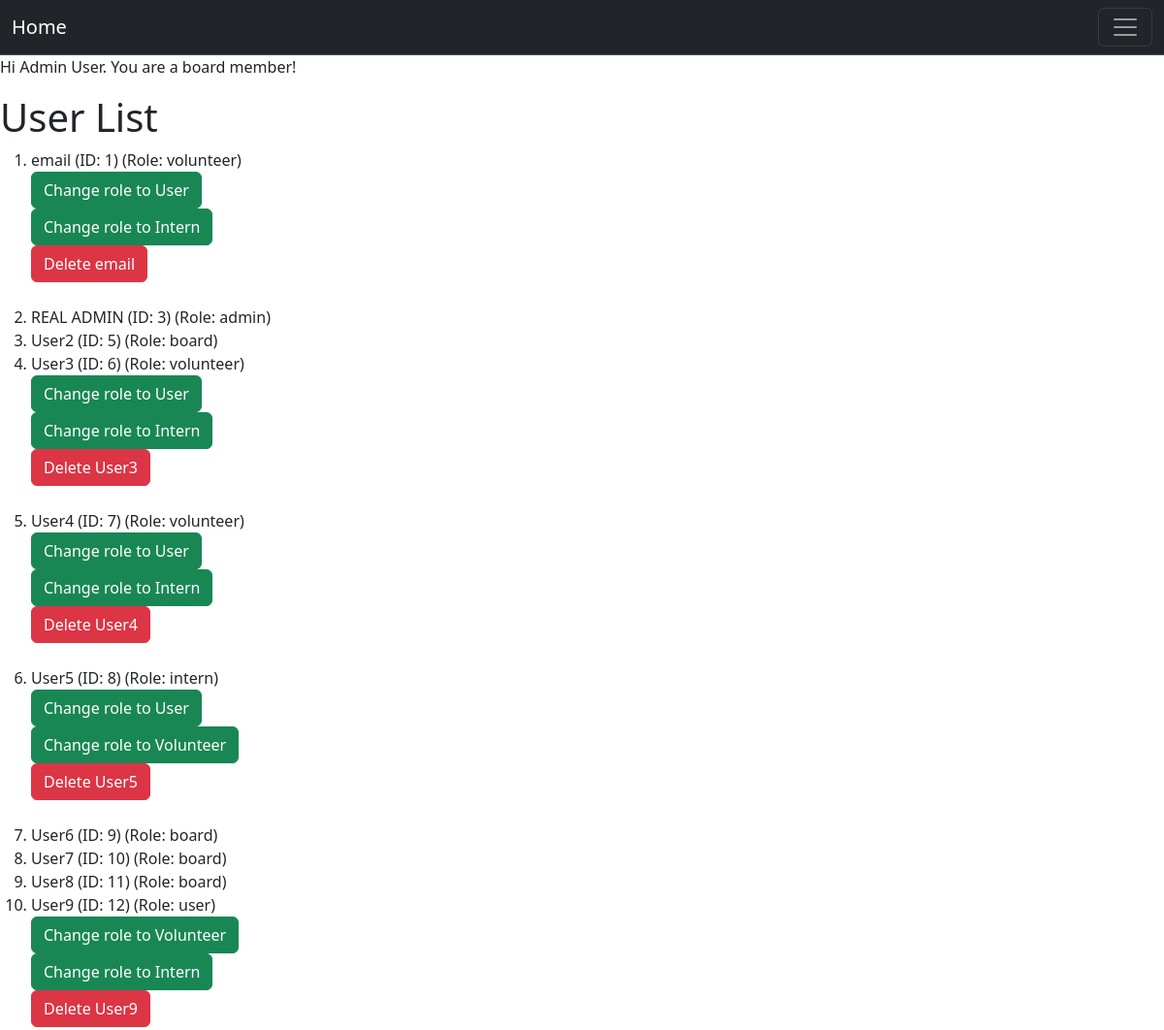
/board/dashboard (signed in, upper part), run on an earlier commit of the app's database.
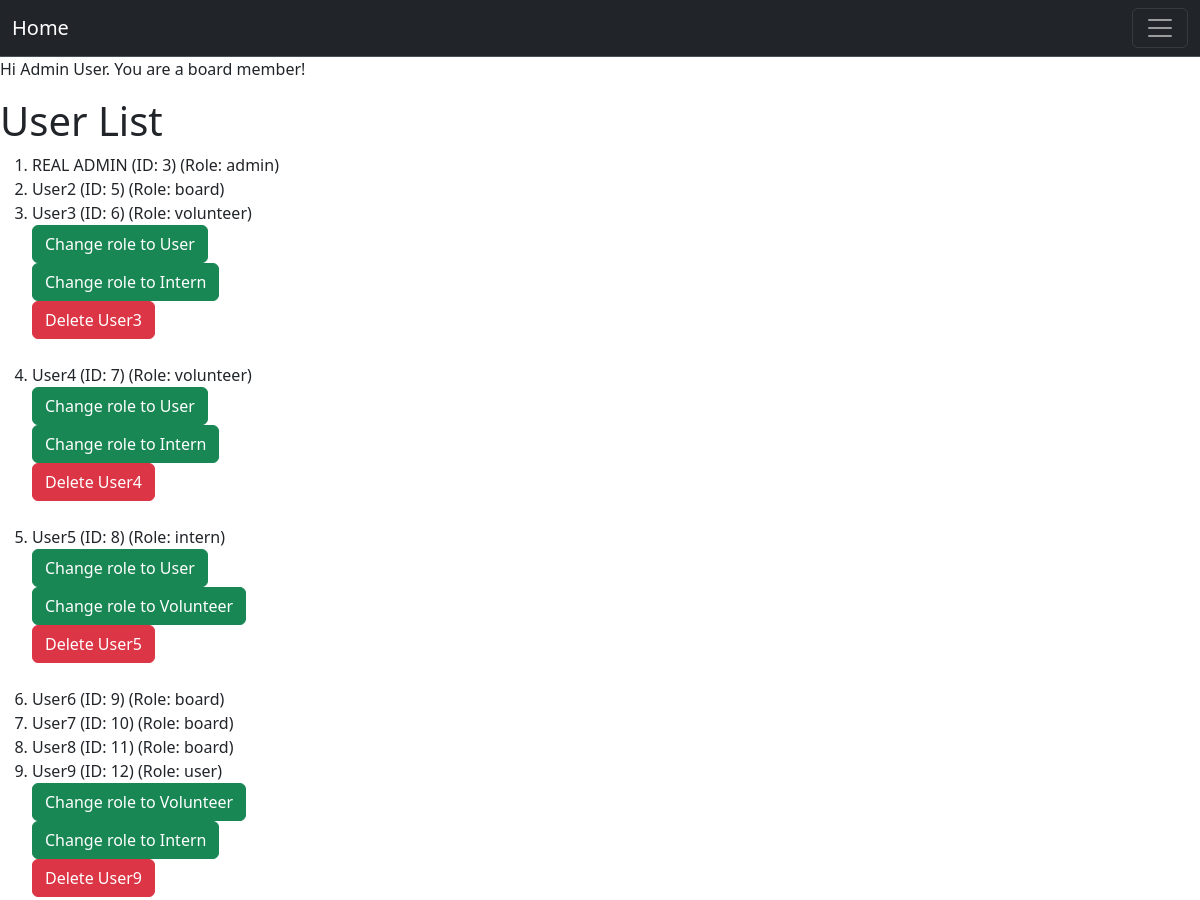
And on a later commit of the database.
### project/models.py (models this page shows, shortened)
class User(db.Model, UserMixin):
    __tablename__ = 'users'
    id: Mapped[int] = mapped_column(primary_key=True)
    name: Mapped[str] = mapped_column()
    email: Mapped[str] = mapped_column(unique=True)
    password_hash: Mapped[str] = mapped_column(db.String(128))
    role: Mapped[str] = mapped_column(default="user")  # "user", "volunteer", " intern", "board"
    hours: Mapped[List["Hours"]] = relationship("Hours", back_populates="user", cascade="all, delete-orphan")
    documents: Mapped[List["Document"]] = relationship("Document", back_populates="user", cascade="all, delete-orphan")

### app.py (the view)
@app.route("/board/dashboard")
@login_required
@permission_required('board')
def board_dashboard():
    user = User.query.all()  # Get all users
    return render_template("board_home.html", user = user)

### project/models.py (called while the page is built)
@login_manager.user_loader
def load_user(user_id):
    return User.query.get(user_id)

### project/templates/board_home.html (shortened to what this page needs)
{% extends "base.html" %}
{% block content %}
<div class="jumbotron">
  {% if current_user.is_authenticated %}
    <p>Hi {{ current_user.name }}. You are a board member!</p>
  {% else %}
    <p>Please login or register!</p>
  {% endif %}
</div>
<h1>User List</h1>
  {% if user %}
    <ol>
      {% for user in user %}
      <li>
        {{ user.name }}
        <span class="id">(ID: {{ user.id }})</span>
        <span class="role">(Role: {{ user.role }})</span>
        {% if user.role != "admin" and user.role != "board" %}
          {% for role_choice in ['user', 'volunteer', 'intern'] %}
              {% if (user.role != role_choice)%}
                <form action="{{ url_for('upgrade_user') }}" method="post">
                  <button type="submit" class="btn btn-success">Change role to {{ role_choice|capitalize }}</button>
                </form>
              {% endif %}
          {% endfor %}
          <form action="{{ url_for('delete_user') }}" method="post">
            <button type="submit" class="btn btn-danger">Delete {{ user.name }}</button>
          </form>
          <br>
        {% endif %}
      </li>
      {% endfor %}
  {% else %}
      <li class="empty">No users added yet.</li>
  {% endif %}
{% endblock %}

What changed in the data, as far as the page shows it:
removed User: name "email", id "1", role "volunteer", role_choice "User" "Intern"
